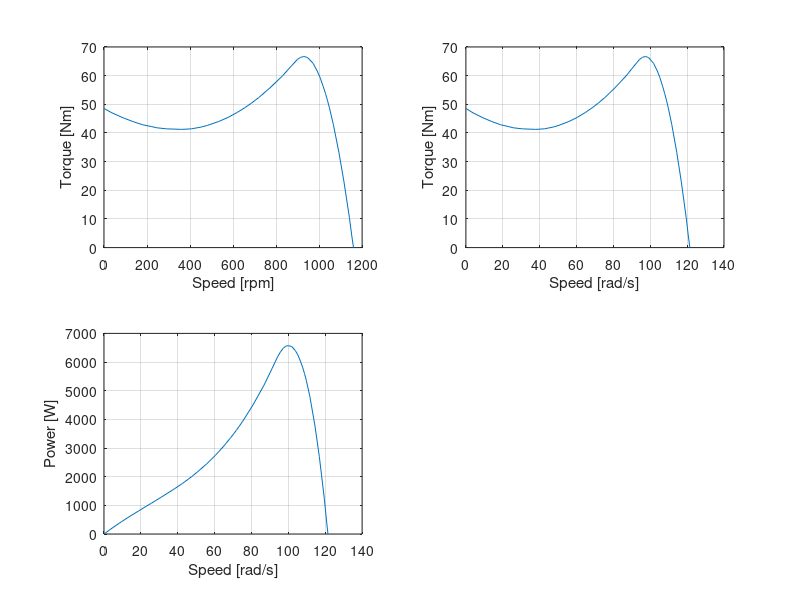

Write MATLAB code to recreate this figure. (Note: this script raises an error after producing the figure.)
close all

load T_rpm.mat

rpm_nom = 1160; % [rpm], at 100%

T_nom = 30.3; % [Nm], at 1 pu

rpm = T_rpm(:,1); % rpm in %
T = T_rpm(:,2); % Torque in pu

rpm_val = rpm*rpm_nom/100;% [rpm]
T_val = T*T_nom;% [Nm]

omega = rpm_val * 2*pi/60;
power = T_val.*omega;

figure
subplot(2,2,1)
plot(rpm_val, T_val)
xlabel('Speed [rpm]')
ylabel('Torque [Nm]')
grid on
subplot(2,2,2)
plot(omega, T_val)
xlabel('Speed [rad/s]')
ylabel('Torque [Nm]')
grid on
subplot(2,2,3)
plot(omega, power)
xlabel('Speed [rad/s]')
ylabel('Power [W]')
grid on

T_fit=fit(omega,T_val,'poly5');
T_fitted = T_fit.p1*omega.^5+T_fit.p2 *omega.^4+T_fit.p3*omega.^3+T_fit.p4*omega.^2+T_fit.p5*omega.^+T_fit.p6;



figure
plot(omega,T_fitted,omega, T_val)
legend('T fit','T data')

